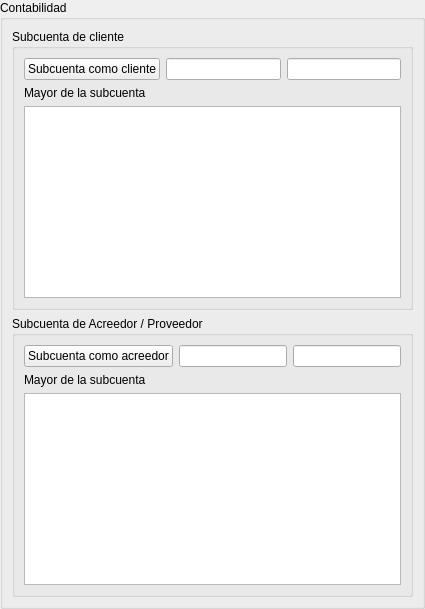
     <widget class="QWidget" name="pageContabilidad">
      <layout class="QVBoxLayout" name="verticalLayout_7">
       <property name="leftMargin">
        <number>0</number>
       </property>
       <property name="topMargin">
        <number>0</number>
       </property>
       <property name="rightMargin">
        <number>0</number>
       </property>
       <property name="bottomMargin">
        <number>0</number>
       </property>
       <item>
        <widget class="QGroupBox" name="groupBox_9">
         <property name="title">
          <string>Contabilidad</string>
         </property>
         <layout class="QVBoxLayout" name="verticalLayout_6">
          <item>
           <widget class="QGroupBox" name="groupBox_17">
            <property name="title">
             <string>Subcuenta de cliente</string>
            </property>
            <layout class="QGridLayout" name="gridLayout_10">
             <item row="0" column="0">
              <widget class="DBChooseRecordButton" name="db_idsubcuentacliente">
               <property name="text">
                <string>Subcuenta como cliente</string>
               </property>
               <property name="fieldName" stdset="0">
                <string>idsubcuentacliente</string>
               </property>
               <property name="dataEditable" stdset="0">
                <bool>true</bool>
               </property>
              </widget>
             </item>
             <item row="0" column="1">
              <widget class="DBLineEdit" name="dbLineEdit">
               <property name="fieldName" stdset="0">
                <string>idsubcuentacliente</string>
               </property>
               <property name="dataEditable" stdset="0">
                <bool>true</bool>
               </property>
               <property name="autoCompleteColumn" stdset="0">
                <string>codsubcuenta</string>
               </property>
               <property name="autoCompleteVisibleFields" stdset="0">
                <string>codsubcuenta,descripcion</string>
               </property>
              </widget>
             </item>
             <item row="0" column="2">
              <widget class="DBLineEdit" name="dbLineEdit_2">
               <property name="fieldName" stdset="0">
                <string>co_subcuentascliente.father.descripcion</string>
               </property>
              </widget>
             </item>
             <item row="1" column="0" colspan="3">
              <widget class="QLabel" name="label_5">
               <property name="text">
                <string>Mayor de la subcuenta</string>
               </property>
              </widget>
             </item>
             <item row="2" column="0" colspan="3">
              <widget class="DBTableView" name="frmTerceros-co_subcuentascliente.co_partidas">
               <property name="internalData" stdset="0">
                <bool>true</bool>
               </property>
               <property name="relationName" stdset="0">
                <string>co_subcuentascliente.co_partidas</string>
               </property>
              </widget>
             </item>
            </layout>
           </widget>
          </item>
          <item>
           <widget class="QGroupBox" name="groupBox_18">
            <property name="title">
             <string>Subcuenta de Acreedor / Proveedor</string>
            </property>
            <layout class="QGridLayout" name="gridLayout_11">
             <item row="0" column="0">
              <widget class="DBChooseRecordButton" name="dbChooseRecordButton_2">
               <property name="text">
                <string>Subcuenta como acreedor</string>
               </property>
               <property name="fieldName" stdset="0">
                <string>idsubcuentaproveedor</string>
               </property>
               <property name="dataEditable" stdset="0">
                <bool>true</bool>
               </property>
              </widget>
             </item>
             <item row="0" column="1">
              <widget class="DBLineEdit" name="dbLineEdit_3">
               <property name="fieldName" stdset="0">
                <string>idsubcuentaproveedor</string>
               </property>
               <property name="dataEditable" stdset="0">
                <bool>true</bool>
               </property>
               <property name="autoCompleteColumn" stdset="0">
                <string>codsubcuenta</string>
               </property>
               <property name="autoCompleteVisibleFields" stdset="0">
                <string>codsubcuenta,descripcion</string>
               </property>
              </widget>
             </item>
             <item row="0" column="2">
              <widget class="DBLineEdit" name="dbLineEdit_4">
               <property name="fieldName" stdset="0">
                <string>co_subcuentasproveedor.father.descripcion</string>
               </property>
              </widget>
             </item>
             <item row="1" column="0" colspan="3">
              <widget class="QLabel" name="label_6">
               <property name="text">
                <string>Mayor de la subcuenta</string>
               </property>
              </widget>
             </item>
             <item row="2" column="0" colspan="3">
              <widget class="DBTableView" name="frmTerceros-co_subcuentasproveedor.co_partidas">
               <property name="internalData" stdset="0">
                <bool>true</bool>
               </property>
               <property name="relationName" stdset="0">
                <string>co_subcuentasproveedor.co_partidas</string>
               </property>
              </widget>
             </item>
            </layout>
           </widget>
          </item>
         </layout>
        </widget>
       </item>
      </layout>
     </widget>
